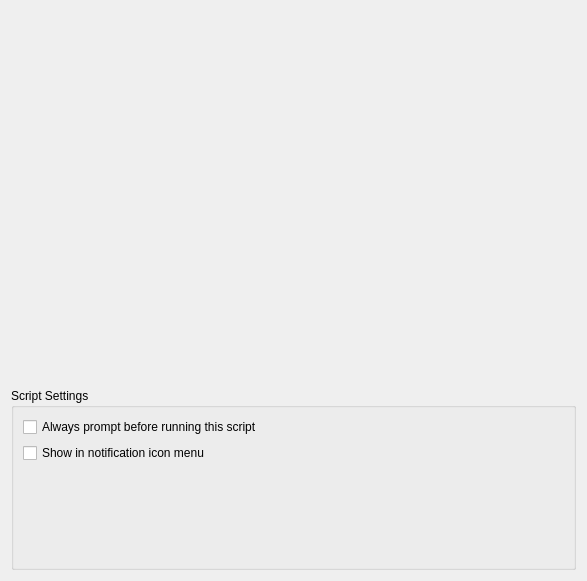
<?xml version="1.0" encoding="UTF-8"?>
<ui version="4.0">
 <class>ScriptPage</class>
 <widget class="QWidget" name="ScriptPage">
  <property name="geometry">
   <rect>
    <x>0</x>
    <y>0</y>
    <width>587</width>
    <height>581</height>
   </rect>
  </property>
  <property name="windowTitle">
   <string>Form</string>
  </property>
  <layout class="QVBoxLayout" name="verticalLayout_2">
   <item>
    <widget class="QLabel" name="urlLabel">
     <property name="alignment">
      <set>Qt::AlignCenter</set>
     </property>
     <property name="tipText">
      <string>Open the script in the default text editor</string>
     </property>
    </widget>
   </item>
   <item>
    <widget class="QsciScintilla" name="scriptCodeEditor">
     <property name="toolTip">
      <string/>
     </property>
     <property name="whatsThis">
      <string/>
     </property>
    </widget>
   </item>
   <item>
    <widget class="QGroupBox" name="settingsGroupbox">
     <property name="title">
      <string>Script Settings</string>
     </property>
     <layout class="QVBoxLayout" name="verticalLayout">
      <item>
       <widget class="QCheckBox" name="promptCheckbox">
        <property name="text">
         <string>Always prompt before running this script</string>
        </property>
       </widget>
      </item>
      <item>
       <widget class="QCheckBox" name="showInTrayCheckbox">
        <property name="text">
         <string>Show in notification icon menu</string>
        </property>
       </widget>
      </item>
      <item>
       <widget class="QFrame" name="kseparator"/>
      </item>
      <item>
       <widget class="SettingsWidget" name="settingsWidget" native="true"/>
      </item>
     </layout>
    </widget>
   </item>
  </layout>
 </widget>
 <customwidgets>
  <customwidget>
   <class>SettingsWidget</class>
   <extends>QWidget</extends>
   <header>configwindow.h</header>
   <container>1</container>
  </customwidget>
  <customwidget>
   <class>QsciScintilla</class>
   <extends>QFrame</extends>
   <header>Qsci/qsciscintilla.h</header>
   <container>1</container>
  </customwidget>
 </customwidgets>
 <resources/>
 <connections/>
</ui>
